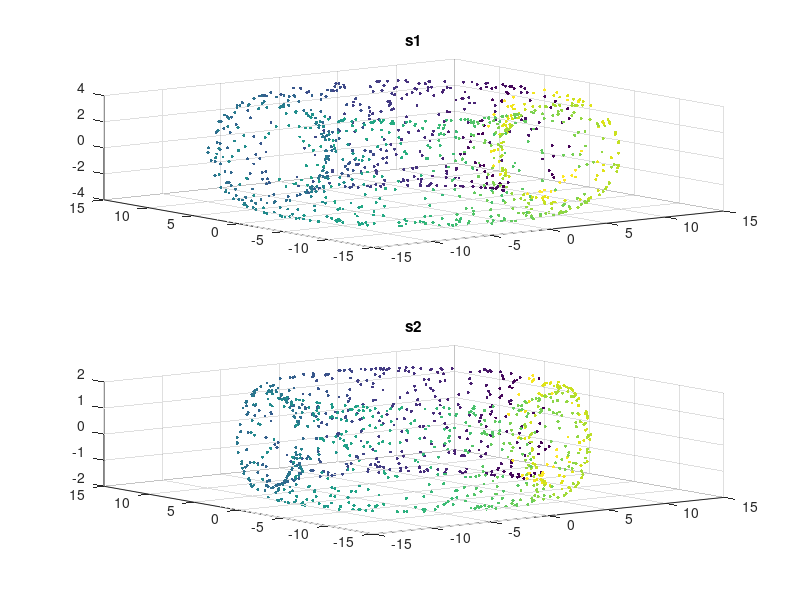

Write the MATLAB code that produced this figure. (Note: this script raises an error after producing the figure.)
clear
close all


N = 1000;

t1 = rand([N 1])*2*pi;
t2 = rand([N 1])*2*pi;
t3 = rand([N 1])*2*pi;

R = 10;
r1 = 4;
r2 = 2;

figure;
x1 = (R+r1*cos(t2)).*cos(t1);
y1 = (R+r1*cos(t2)).*sin(t1);
z1 = r1*sin(t2);

x2 = (R+r2*cos(t3)).*cos(t1);
y2 = (R+r2*cos(t3)).*sin(t1);
z2 = r2*sin(t3);

subplot(2, 1, 1);
scatter3(x1(:),y1(:),z1(:),50 ,t1*10, '.')
title('s1');
subplot(2, 1, 2);
scatter3(x2(:),y2(:),z2(:),50 ,t1*10, '.')
title('s2');

s1 = [x1 y1 z1];
s2 = [x2 y2 z2];

%% Alternating Diffusion

eps1 = 0.5;
eps2 = 0.5;
m = 1;
d1 = zeros(N);
d2 = zeros(N);

W1 = affinityMatrix(s1, eps1);
W2 = affinityMatrix(s2, eps2);

K1 = W1 ./ sum(W1,1);
K2 = W2 ./ sum(W2,1);
Ktot = K2*K1;
 
% Ktotm = Ktot ^ m; 
% for i = 1:N
%     for j = 1:N
%         d2m(i,j) = sum((Ktotm(:,i)-Ktotm(:,j)) .^ 2, 1);
%     end
% end

%% Diffusion Maps (appendix A)

t = 1;

[V,D] = eig(Ktot);
D = diag(D^t);
phi = V(:, 2:4) ./ V(:, 1);

figure;
subplot(3, 1, 1);
scatter3(x1(:),y1(:),z1(:), 100 ,V(:,2)*10, '.');
title('$$s_{1}$$','fontsize',16,'interpreter','latex');
subplot(3, 1, 2);
scatter3(x2(:),y2(:),z2(:), 100 ,V(:,2)*10, '.');
title('$$s_{2}$$','fontsize',16,'interpreter','latex');
subplot(3, 1, 3);
scatter(cos(t1), sin(t1),100 ,V(:,2)*10, '.');

xlabel('$$cos(x_{i})$$','fontsize',16,'interpreter','latex');
ylabel('$$sin(x_{i})$$','fontsize',16,'interpreter','latex');


